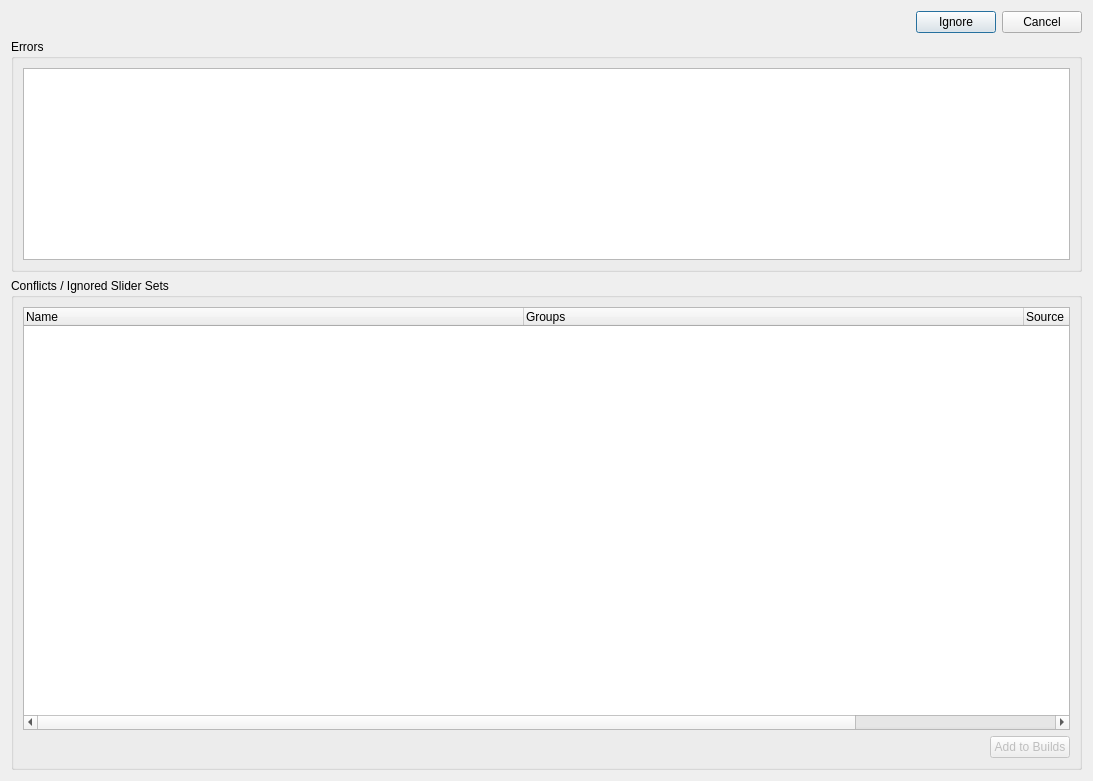
<?xml version="1.0" encoding="UTF-8"?>
<ui version="4.0">
 <class>Problems</class>
 <widget class="QDialog" name="Problems">
  <property name="geometry">
   <rect>
    <x>0</x>
    <y>0</y>
    <width>1093</width>
    <height>781</height>
   </rect>
  </property>
  <property name="windowTitle">
   <string>BSBB - Build Conflicts</string>
  </property>
  <property name="modal">
   <bool>true</bool>
  </property>
  <layout class="QVBoxLayout" name="verticalLayout_2">
   <property name="sizeConstraint">
    <enum>QLayout::SetMaximumSize</enum>
   </property>
   <item>
    <widget class="QDialogButtonBox" name="buttonBox">
     <property name="sizePolicy">
      <sizepolicy hsizetype="Preferred" vsizetype="Fixed">
       <horstretch>0</horstretch>
       <verstretch>0</verstretch>
      </sizepolicy>
     </property>
     <property name="orientation">
      <enum>Qt::Horizontal</enum>
     </property>
     <property name="standardButtons">
      <set>QDialogButtonBox::Cancel|QDialogButtonBox::Ignore</set>
     </property>
    </widget>
   </item>
   <item>
    <widget class="QGroupBox" name="errors_GroupBox">
     <property name="sizePolicy">
      <sizepolicy hsizetype="Preferred" vsizetype="Maximum">
       <horstretch>0</horstretch>
       <verstretch>0</verstretch>
      </sizepolicy>
     </property>
     <property name="title">
      <string>Errors</string>
     </property>
     <layout class="QVBoxLayout" name="verticalLayout">
      <item>
       <widget class="QListWidget" name="listWidget">
        <property name="maximumSize">
         <size>
          <width>16777215</width>
          <height>200</height>
         </size>
        </property>
        <property name="editTriggers">
         <set>QAbstractItemView::NoEditTriggers</set>
        </property>
        <property name="showDropIndicator" stdset="0">
         <bool>false</bool>
        </property>
        <property name="alternatingRowColors">
         <bool>true</bool>
        </property>
        <property name="isWrapping" stdset="0">
         <bool>false</bool>
        </property>
        <property name="wordWrap">
         <bool>true</bool>
        </property>
        <property name="sortingEnabled">
         <bool>true</bool>
        </property>
       </widget>
      </item>
     </layout>
    </widget>
   </item>
   <item>
    <widget class="QGroupBox" name="conflicts_GroupBox">
     <property name="title">
      <string>Conflicts / Ignored Slider Sets</string>
     </property>
     <layout class="QVBoxLayout" name="verticalLayout_3">
      <item>
       <widget class="QTreeWidget" name="treeWidget">
        <property name="editTriggers">
         <set>QAbstractItemView::NoEditTriggers</set>
        </property>
        <property name="columnCount">
         <number>3</number>
        </property>
        <attribute name="headerCascadingSectionResizes">
         <bool>false</bool>
        </attribute>
        <attribute name="headerDefaultSectionSize">
         <number>500</number>
        </attribute>
        <attribute name="headerMinimumSectionSize">
         <number>300</number>
        </attribute>
        <column>
         <property name="text">
          <string notr="true">Name</string>
         </property>
        </column>
        <column>
         <property name="text">
          <string>Groups</string>
         </property>
        </column>
        <column>
         <property name="text">
          <string>Source</string>
         </property>
        </column>
       </widget>
      </item>
      <item>
       <layout class="QHBoxLayout" name="horizontalLayout">
        <item>
         <spacer name="horizontalSpacer">
          <property name="orientation">
           <enum>Qt::Horizontal</enum>
          </property>
          <property name="sizeHint" stdset="0">
           <size>
            <width>40</width>
            <height>20</height>
           </size>
          </property>
         </spacer>
        </item>
        <item>
         <widget class="QPushButton" name="addButton">
          <property name="enabled">
           <bool>false</bool>
          </property>
          <property name="toolTip">
           <string>Adds any checked conflicts above to the top of the build's include list.
NOTE: Recommended to add Groups first to resolve conflicts and only use this for when no unique group for conflict</string>
          </property>
          <property name="text">
           <string>Add to Builds</string>
          </property>
         </widget>
        </item>
       </layout>
      </item>
     </layout>
    </widget>
   </item>
  </layout>
 </widget>
 <resources/>
 <connections>
  <connection>
   <sender>buttonBox</sender>
   <signal>accepted()</signal>
   <receiver>Problems</receiver>
   <slot>accept()</slot>
   <hints>
    <hint type="sourcelabel">
     <x>248</x>
     <y>254</y>
    </hint>
    <hint type="destinationlabel">
     <x>157</x>
     <y>274</y>
    </hint>
   </hints>
  </connection>
  <connection>
   <sender>buttonBox</sender>
   <signal>rejected()</signal>
   <receiver>Problems</receiver>
   <slot>reject()</slot>
   <hints>
    <hint type="sourcelabel">
     <x>316</x>
     <y>260</y>
    </hint>
    <hint type="destinationlabel">
     <x>286</x>
     <y>274</y>
    </hint>
   </hints>
  </connection>
 </connections>
</ui>
